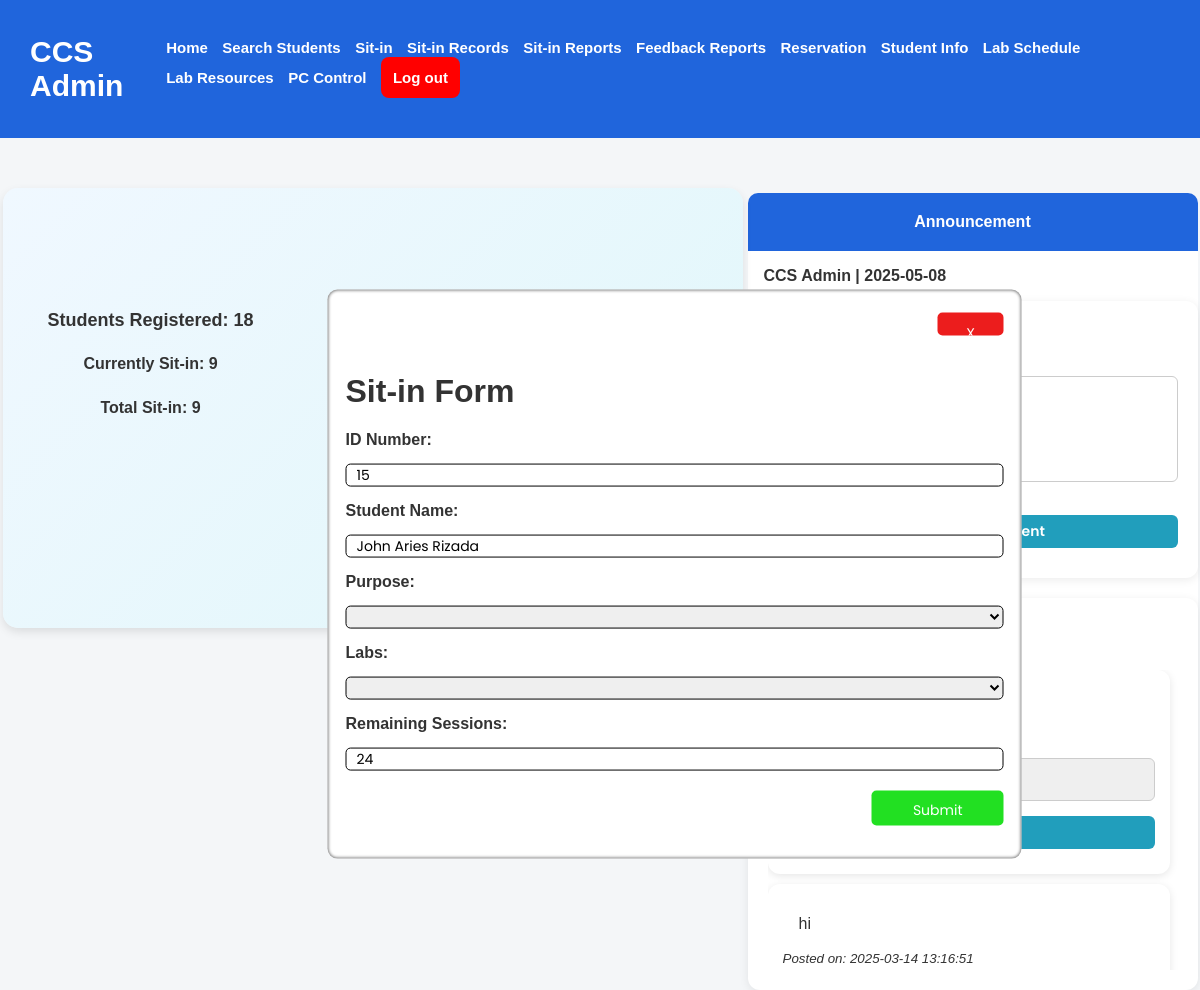
Page /admindashboard.php?idnum=15 on the earlier database version.
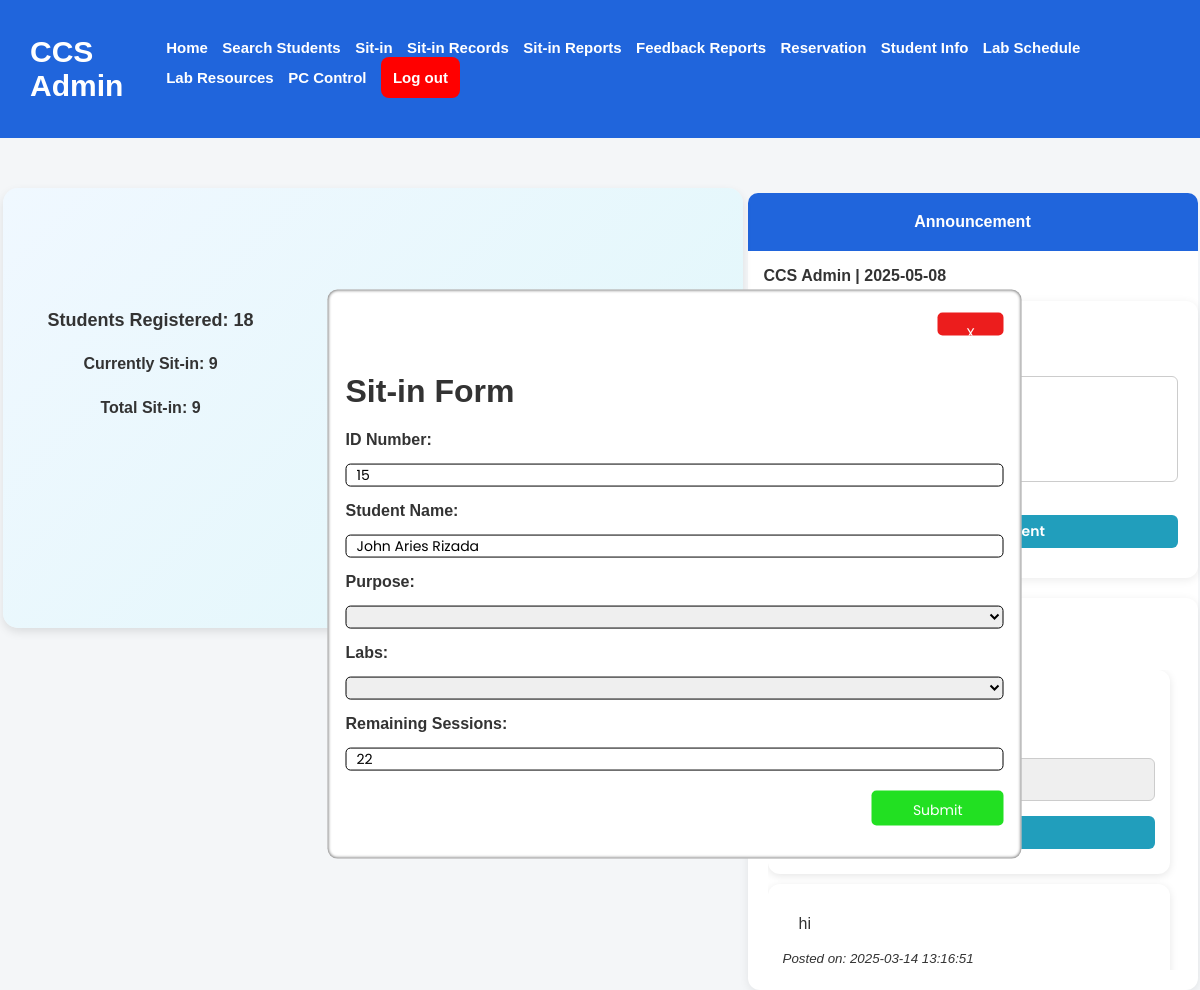
Same page on the later database version.
### tables this page shows
CREATE TABLE `userstbl` (
  `idno` int(11) NOT NULL,
  `lastname` varchar(255) NOT NULL,
  `firstname` varchar(255) NOT NULL,
  `middlename` varchar(255) NOT NULL,
  `email` varchar(255) NOT NULL,
  `course` varchar(255) NOT NULL,
  `level` int(11) NOT NULL,
  `password` varchar(255) NOT NULL,
  `sessions` int(11) NOT NULL DEFAULT 30,
  `labs` varchar(255) DEFAULT NULL,
  `purpose` varchar(255) DEFAULT NULL,
  `date_login` date DEFAULT NULL,
  `login_date` time DEFAULT NULL,
  `status` varchar(255) DEFAULT NULL,
  `points` int(11) DEFAULT 0,
  `claimed_rewards` int(11) DEFAULT 0
);

### admindashboard.php (the view, shortened to what the changed rows need)
<?php
    include('db.php');
if(isset($_GET['idnum'])) {
    $idno = $_GET['idnum'];
    $query = "SELECT * FROM userstbl WHERE idno = '$idno'";
    $result = mysqli_query($connection, $query);
    if(mysqli_num_rows($result) > 0) {
        $row = mysqli_fetch_assoc($result);
        $idno = $row['idno'];
        $firstname = $row['firstname'];
        $lastname = $row['lastname'];
        $sessions = $row['sessions'];
    } else {
        echo "<script>alert('ID not found!'); window.location.href='admindashboard.php';</script>";
        exit();
    }
}
?>
<!DOCTYPE html>
<html lang="en">
<head>
    <link rel="stylesheet" href="assets/styles.css?v=<?php echo time(); ?>">
</head>
<body>
<nav>
    <h1>CCS Admin</h1>
</nav>
<div class="modal-container-reservation" id="sit-in" style="display:none">
    <div class="modal-content-reservation">
        <form action="sit-in-db.php" method="post">
            <div class="reservation-btn" id="reservation-btn">
                <input onclick="reservationClosebtn()" type="button" value="X">
            </div>
            <h1>Sit-in Form</h1>
                    <label>ID Number:</label>
                    <input type="idno" readonly value="<?php echo htmlspecialchars($idno);?>">
                    <label>Student Name: </label>
                    <input type="text" readonly value="<?php echo htmlspecialchars($firstname . ' ' . $lastname); ?>">
                    <label>Purpose: </label>
                    <select name="purpose">
                        <option value="C Programming">C Programming</option>
                    </select>
                    <label>Labs: </label>
                    <select name="labs">
                        <option value="524">524</option>
                    </select>
                    <label>Remaining Sessions: </label>
                    <input type="number" readonly value="<?php echo htmlspecialchars($sessions)?>">
                    <div class="sit-in-closebtn">
                        <input type="submit" name="sit-in" vaue="Submit">
                    </div>
        </form>
    </div>
</div>
</body>
</html>

Differences in the rows shown:
changed userstbl "15": sessions "24" → "22"
